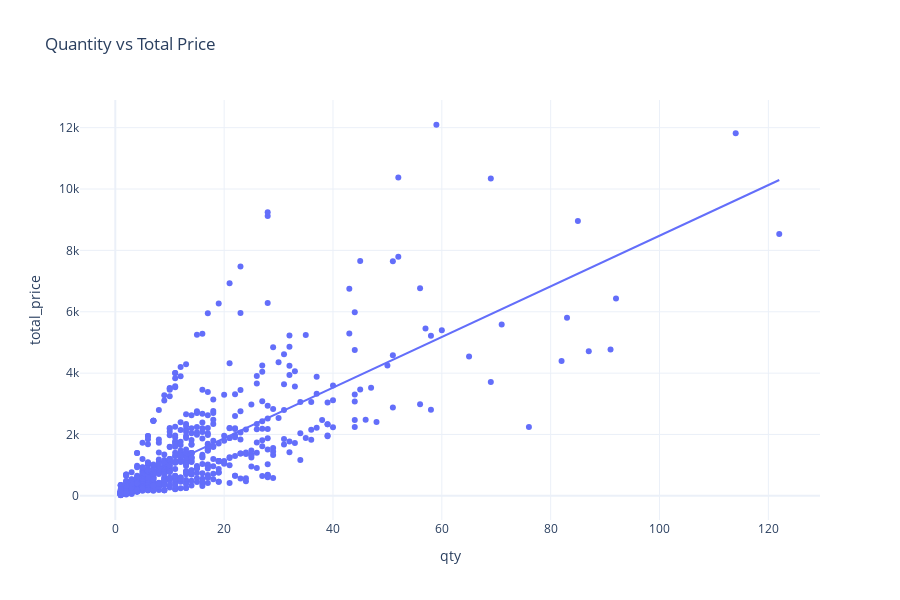

Notebook code for this chart:
### Code cell
fig = px.scatter(df1, 
                 x='qty', 
                 y='total_price', 
                 title='Quantity vs Total Price', trendline="ols")
fig.update_layout(
    width=900,  # Set the width of the plot
    height=600  # Set the height of the plot to match the width
)
fig.show()

### Figure 1 — Plotly figure (JSON) as saved in the notebook; plotly's stock layout.template omitted (floating-point values rounded to 4 significant figures; data arrays with more than 128 entries replaced by an {"elided": "..."} marker saying what was removed)
{"data": [{"hovertemplate": "qty=%{x}<br>total_price=%{y}<extra></extra>", "legendgroup": "", "marker": {"color": "#636efa", "symbol": "circle"}, "mode": "markers", "name": "", "orientation": "v", "showlegend": false, "type": "scatter", "x": {"elided": "676 int values"}, "xaxis": "x", "y": {"elided": "676 float values"}, "yaxis": "y"}, {"hovertemplate": "<b>OLS trendline</b><br>total_price = 82.5219 * qty + 226.507<br>R<sup>2</sup>=0.561908<br><br>qty=%{x}<br>total_price=%{y} <b>(trend)</b><extra></extra>", "legendgroup": "", "marker": {"color": "#636efa", "symbol": "circle"}, "mode": "lines", "name": "", "showlegend": false, "type": "scatter", "x": {"elided": "676 int values"}, "xaxis": "x", "y": {"elided": "676 float values"}, "yaxis": "y"}], "layout": {"height": 600, "legend": {"tracegroupgap": 0}, "title": {"text": "Quantity vs Total Price"}, "width": 900, "xaxis": {"anchor": "y", "autorange": true, "domain": [0, 1], "range": [-6.488, 129.5], "title": {"text": "qty"}, "type": "linear"}, "yaxis": {"anchor": "x", "autorange": true, "domain": [0, 1], "range": [-786.7, 12900.0], "title": {"text": "total_price"}, "type": "linear"}}}
